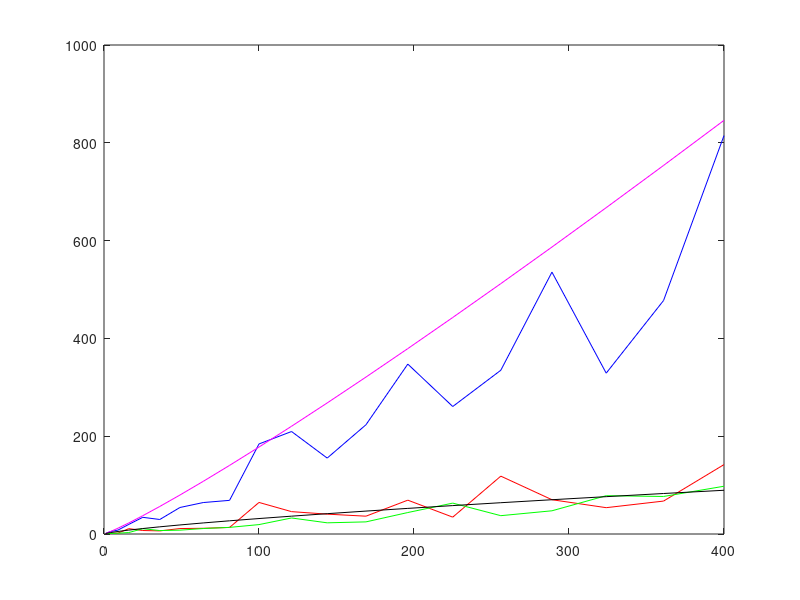
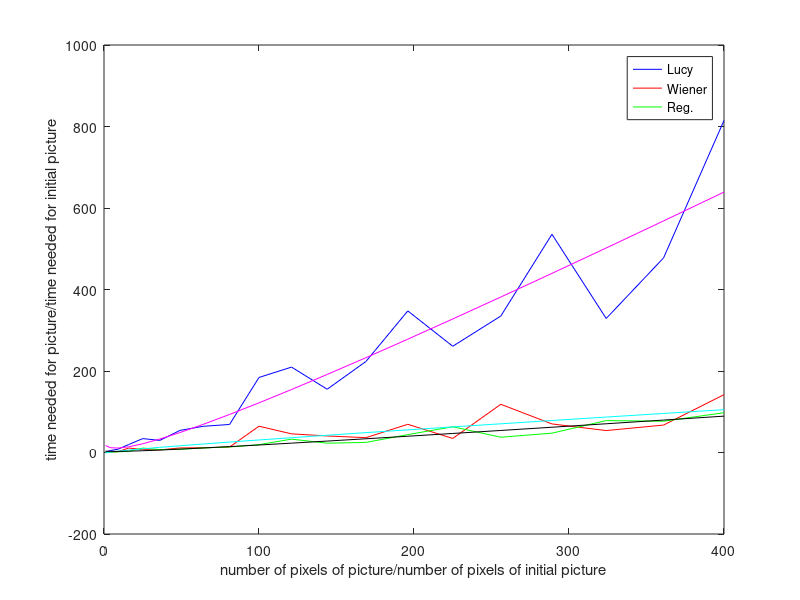
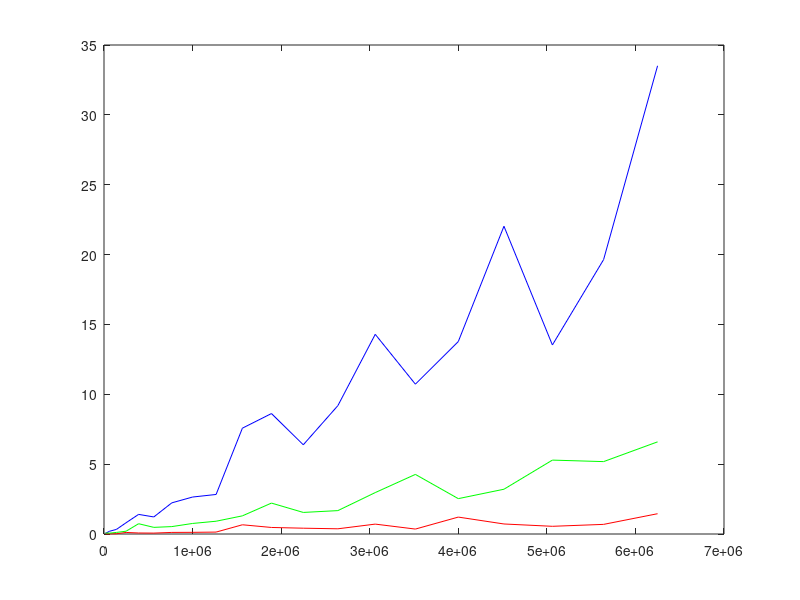

MATLAB code to generate these figures, in order: (Note: this script raises an error after producing the figures.)
%% To compute the complexity of the different deconv, 
%be careful to adjust the tic toc.
% time = zeros(3,20)
% for j =1:3
%     for i=1:20
%         time(j,i) = testBlurDeblur(8,j,80,50,3,16,125*i)
%     end
% 
% end
close all;
load timebw.mat
xi = 1:20;
x = xi.^2;
nbpixelsrow = 125*linspace(1,20,20);
pl = polyfit(xi,time(1,:)/time(1,1),2)
pw = polyfit(xi,time(2,:)/time(2,1),2)
pr = polyfit(xi,time(3,:)/time(3,1),2)
yl = polyval(pl, xi);
yw = polyval(pw, xi);
yr = polyval(pr, xi);
figure()
plot(x, time(1,:)/time(1,1), 'b', x, time(2,:)/time(2,1), 'r', x, time(3,:)/time(3,1), 'g', x, x.^(9/8), 'm', x, x.^(3/4), 'k');
figure()
plot(x, time(1,:)/time(1,1), 'b', x, time(2,:)/time(2,1), 'r', x, time(3,:)/time(3,1), 'g', x, yl, 'm', x, yw, 'c', x, yr, 'k');
legend('Lucy','Wiener','Reg.');
xlabel('number of pixels of picture/number of pixels of initial picture');
ylabel('time needed for picture/time needed for initial picture');
figure()
plot(nbpixelsrow.*nbpixelsrow, time(1,:), 'b', nbpixelsrow.*nbpixelsrow, time(2,:), 'r',nbpixelsrow.*nbpixelsrow, time(3,:), 'g');
%xlabel('$\frac{\textbf{size of picture}}{\textbf{size of initial picture}}$','Interpreter','Latex','FontSize',10);
%ylabel('$\frac{\textbf{time needed for picture}}{\textbf{time needed for initial picture}}$','Interpreter','Latex','FontSize',10)



%% To compute the complexity of length estimator and robust_angle_estimator
% be careful to adjust the tic toc.

time = zeros(1,20);

for i=1:20
    time(i) = testBlurDeblur(8,2,80,50,3,16,125*i)
end


x = 1:20;
x = x.^2;
plot(x, time(1,:)/time(1,1))
legend('Radon');
xlabel('number of pixels of picture/number of pixels of initial picture');
ylabel('time needed for picture/time needed for initial picture');

